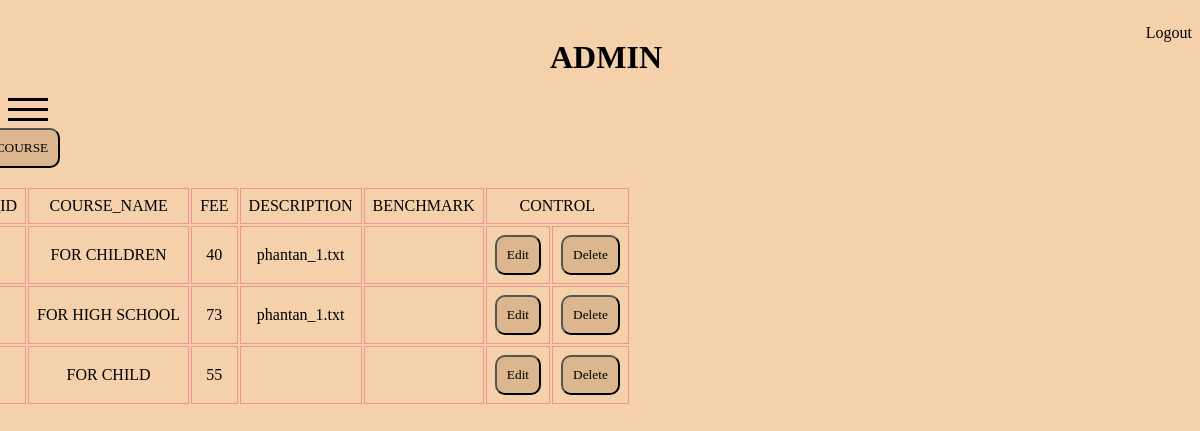
The page /admin/index.php?click=course (signed in) on the database as committed earlier.
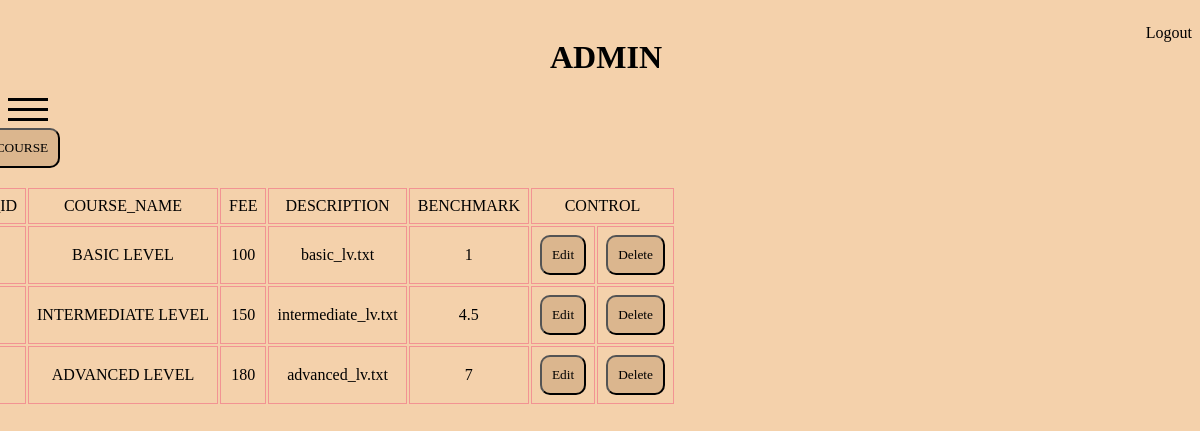
The same page on the database as committed later.
### tables this page shows
CREATE TABLE `course` (
  `COURSE_ID` int(11) NOT NULL,
  `COURSE_NAME` varchar(50) DEFAULT NULL,
  `FEE` int(11) DEFAULT NULL,
  `DESCRIPTION` varchar(300) DEFAULT NULL,
  `BENCHMARK` float DEFAULT NULL
);

### admin/modules/course/listCourse.php (the view, shortened to what this page needs)
<?php
    $sql = 'SELECT * FROM `course` WHERE 1';
    $result = $conn->query($sql);
?>
<a href="./index.php?click=addCourse&ac=add">
      <button name='btnAddCourse'>ADD NEW COURSE</button>
</a><br><br>
    <table>
        <tr>
            <td>COURSE_ID</td>
            <td>COURSE_NAME</td>
            <td>FEE</td>
            <td>DESCRIPTION</td>
            <td>BENCHMARK</td>
            <td colspan=2>CONTROL</td>
        </tr>
        <?php
        while ($row = $result->fetch_assoc())
        {
            ?>
        <tr>
            <td><?php echo $row['COURSE_ID'] ?></td>
            <td><?php echo $row['COURSE_NAME'] ?></td>
            <td><?php echo $row['FEE'] ?></td>
            <td><?php echo $row['DESCRIPTION'] ?></td>
            <td><?php echo $row['BENCHMARK'] ?></td>
            <td style='display: flex'>
                <a href="./index.php?click=editCourse&ac=edit&id=<?php echo $row['COURSE_ID']?>">
                    <button name='btnEditStudent'>Edit</button>
                    </a>
                </td>
                <td>
                  <button name='btnDelStudent'>
                    <a href="./modules/course/controlCourse.php?id=<?php echo $row['COURSE_ID']?>">
                        Delete
                    </a></button>
            </td>
        </tr>
        <?php
        } ?>
    </table>

### admin/index.php (shortened to what this page needs)
<!DOCTYPE html>
<html lang="en">
<head>
    <link rel="stylesheet" href="css/style.css">
</head>
<body style='background: #F4D1AB;'>
    <?php
        include('modules/header.php');
        include('modules/menu.php');
    ?>
    <div class='content' style="margin-left: -100px;">
        <?php
include('modules/content.php');
?>
    </div>
</body>
</html>

### admin/modules/header.php (shortened to what this page needs)
<a href="./index.php?ac=logout"><p style="float: right">Logout</p></a>
<header>
        <h1>ADMIN</h1>
</header>

### admin/modules/menu.php (shortened to what this page needs)
<div id="menu-container">
   <div id="menu-wrapper">
      <div id="hamburger-menu"><span></span><span></span><span></span></div>
   </div>
</div>

### admin/modules/content.php (shortened to what this page needs)
<div class='content'>
    <?php
    if (isset($_GET['click'])) {
        $temp = $_GET['click'];
    } else {
        $temp = '';
    }
    switch ($temp) {
        case 'course':
            include('./modules/course/listCourse.php');
            break;
    }
    ?>
</div>

### admin/css/style.css (style rules this page uses)
header { padding-top: 10px; width: 100px; height: auto; margin: auto; }
a { text-decoration: none; color: black; }
* { font-family: Georgia, 'Times New Roman', Times, serif; }
#menu-wrapper { overflow: hidden; max-width: 100%; cursor: pointer; }
#menu-wrapper #hamburger-menu { position: relative; width: 40px; height: 30px; }
#menu-wrapper #hamburger-menu span { opacity: 1; left: 0; display: block; width: 100%; height: 3px; background-color: black; position: absolute; transform: rotate(0deg); transition: .4s ease-in-out; }
#menu-wrapper #hamburger-menu span:nth-child(1) { top: 0; }
#menu-wrapper #hamburger-menu span:nth-child(2) { top: 10px; }
#menu-wrapper #hamburger-menu span:nth-child(3) { top: 20px; }
.content { color:black; margin-left: 10px; }
button { background: #dbb68e; padding: 10px; border-radius: 10px; }

### admin/modules/course/listCourse.php (style rules this page uses)
td { border: 1px solid #f29393; max-width = max-content; text-align: center; padding: 8px; }

Rows that differ between the two databases and show on the page:
removed course: COURSE_NAME "FOR CHILDREN", FEE "40", DESCRIPTION "phantan_1.txt"
removed course: COURSE_NAME "FOR HIGH SCHOOL", FEE "73", DESCRIPTION "phantan_1.txt"
removed course: COURSE_NAME "FOR CHILD", FEE "55"
added course: COURSE_NAME "BASIC LEVEL", FEE "100", DESCRIPTION "basic_lv.txt", BENCHMARK "1"
added course: COURSE_NAME "INTERMEDIATE LEVEL", FEE "150", DESCRIPTION "intermediate_lv.txt", BENCHMARK "4.5"
added course: COURSE_NAME "ADVANCED LEVEL", FEE "180", DESCRIPTION "advanced_lv.txt", BENCHMARK "7"
